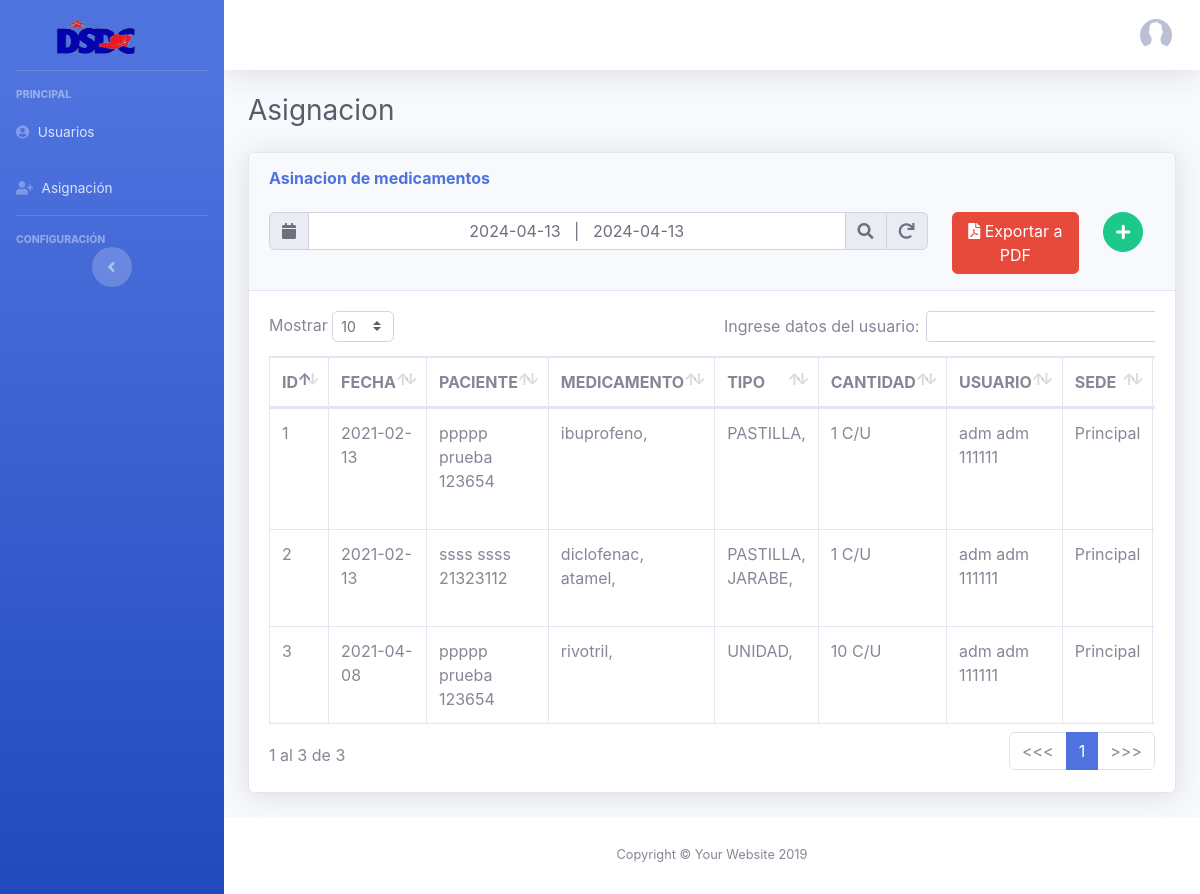
The page /dashboard/asignacion.php on the database its author committed.
### tables this page shows
CREATE TABLE `asignacion` (
  `idasig` int(11) NOT NULL,
  `fecha` varchar(255) NOT NULL,
  `descripcion` varchar(500) NOT NULL,
  `cat_peticion` varchar(255) NOT NULL,
  `usuario` int(11) NOT NULL,
  `idusu` int(11) NOT NULL
);

CREATE TABLE `sede` (
  `idsede` int(11) NOT NULL,
  `descripcion` varchar(255) NOT NULL
);

### mysqli/conexion.php (called while the page is built, shortened)
<?php
class Conexion
{
    private function conectar() {
        $host1 = '127.0.0.1';
        $dbname1 = 'dbasigacion';
        $user1 = 'root';
        $passwd1 = '';
	    $mysqli=new mysqli($host1,$user1,$passwd1,$dbname1);
		if ($mysqli->connect_error):
		  	echo "Error al conectarse con My SQL debido al error".$mysqli->connect_error;
		else:
			return $mysqli;
		endif;
    }
	function fullselect($sql)
	{
		$con = self::conectar();
		mysqli_set_charset($con, "utf8");
		$resultado = $con->query($sql);
		return $resultado;
	}
}
?>

### dashboard/asignacion.php (the view, shortened to what this page needs)
<?php
require_once "../mysqli/conexion.php";
$conecta = new Conexion();
?>
<!DOCTYPE html>
<html lang="en">
<?php include 'head.php';  ?>
<body id="page-top">
  <div id="wrapper">
    <?php include 'menu.php';  ?>
    <div id="content-wrapper" class="d-flex flex-column">
      <div id="content">
        <?php include 'menu_horizotal.php'; ?>
        <div class="container-fluid">
          <h1 class="h3 mb-2 text-gray-800">Asignacion</h1>
          <div class="card shadow mb-4">
            <div class="card-header py-3">
              <h6 class="m-0 font-weight-bold text-primary">Asinacion de medicamentos</h6>
              <br>
              <div class="row">
                <div class="col-9">
                  <div class="form-group">
                    <div class="input-group mb-3">
                      <div class="input-group-prepend">
                        <span class="input-group-text" id="basic-addon1"><i class="fa fa-calendar"></i></span>
                      </div>
                      <input type="text" id="date_range" name="date_range"  class="form-control text-center">
                      <div class="input-group-append">
                        <a href="#" class="btn btn-success input-group-text" title="Buscad" onclick="buscar(true)">
                          <i class="fas fa-search"></i>
                        </a>
                      </div>
                      <div class="input-group-append">
                        <a href="#" class="btn btn-primary input-group-text" title="Refrescar" onclick="buscar(false)">
                          <i class="fas fa-redo"></i>
                        </a>
                      </div>
                    </div>
                  </div>
                </div>
                <div class='col-lg-2'>
                  <a href="#" class="btn btn-danger float-right" id="exportar_pdf">
                    <i class="fas fa-file-pdf"></i> Exportar a PDF
                  </a>
                </div>
                <div class='col-lg-1'>
                  <a href="#" class="btn btn-success btn-circle" data-toggle="modal" data-target="#mdlasig">
                    <i class="fas fa-plus"></i>
                  </a>
                </div>
              </div>
            </div>
            <div class="card-body">
              <div class="table-responsive">
                <table class="table table-bordered" id="dtasig" width="100%" cellspacing="0">
                  <thead>
                    <tr>
                      <th>ID</th>
                      <th>FECHA</th>
                      <th>PACIENTE</th>
                      <th>MEDICAMENTO</th>
                      <th>TIPO</th>
                      <th>CANTIDAD</th>
                      <th>USUARIO</th>
                      <th>SEDE</th>
                    </tr>
                  </thead>
                  <tbody id="carga">
                    <?php
                    $sql = "SELECT a.idasig idasg,
                                    a.fecha fe,
                                    a.descripcion de,
                                    a.cat_peticion can,
                                    CONCAT(u2.nombre, ' ', u2.apellido, ' ', u2.cedula) usuari,
                                    CONCAT(u.nombre, ' ', u.apellido, ' ', u.cedula)  paci,
                                    s.descripcion sde
                            FROM asignacion a
                            INNER JOIN usuario u ON a.idusu = u.idusu
                            INNER JOIN usuario u2 ON a.usuario = u2.idusu
                            INNER JOIN sede s ON u.idsede = s.idsede
                            INNER JOIN tipo_persona pe ON u.idtipopersona = pe.idtipopersona
                            WHERE pe.idtipopersona = 3";
                     $tbt =  $conecta->fullselect($sql);
                    $row = $tbt->num_rows;
                    for ($j=1; $j <= $row; $j++)
                    {
                      $tbt->data_seek($row);
                      $fact = $tbt->fetch_assoc();
                      $id = $fact['idasg'];
                      $fe = $fact['fe'];
                      $ca = $fact['can'];
                      $us = $fact['usuari'];
                      $sd = $fact['sde'];
                      $pa = $fact['paci'];
                     ?>
                      <tr>
                        <td><?php echo $id; ?></td>
                        <td><?php echo $fe; ?></td>
                        <td><?php echo $pa; ?></td>
                        <?php $str = "SELECT da.idmedi idm,
                                             da.idasig ida,
                                             m.nombre m_nom,
                                             tp.descripcion des
                                      FROM detalle_asigna da
                                      INNER JOIN medicamento m ON da.idmedi= m.idmedi
                                      INNER JOIN tipo_medicamento tp ON m.idtipo= tp.idtipo
                                      WHERE da.idasig = $id";
                            $me =  $conecta->fullselect($str);
                            $num = $me->num_rows;
                            $tipo = "";
                            $med_str = "";
                            for ($x=0; $x < $num; $x++)
                            {
                              $me->data_seek($num);
                              $si = $me->fetch_assoc();
                              $tipo .= $si['des'].", ";
                              $med_str .= $si['m_nom'].", ";
                            }
                        ?>
                        <td><?php echo $med_str; ?></td>
                        <td><?php echo $tipo; ?></td>
                        <td><?php echo "$ca C/U"; ?></td>
                        <td><?php echo $us; ?></td>
                        <td><?php echo $sd; ?></td>
                      </tr>
                  <?php } ?>
                  </tbody>
                </table>
              </div>
            </div>
          </div>
        </div>
      </div>
      <footer class="sticky-footer bg-white">
        <div class="container my-auto">
          <div class="copyright text-center my-auto">
            <span>Copyright &copy; Your Website 2019</span>
          </div>
        </div>
      </footer>
    </div>
  </div>
</body>
</html>

### dashboard/head.php (shortened to what this page needs)
<head>
  <link href="vendor/fontawesome-free/css/all.min.css" rel="stylesheet" type="text/css">
  <link href="css/sb-admin-2.css" rel="stylesheet">
  <link href="vendor/datatables/dataTables.bootstrap4.min.css" rel="stylesheet">
  <link href="../vendor/sweetalert2/dist/sweetalert2.min.css" rel="stylesheet">
  <link href="vendor/select2/select2.css" rel="stylesheet">
  <link href="vendor/select2/select2-bootstrap.css" rel="stylesheet">
  <link href="../vendor/daterangepicker/daterangepicker.css" rel="stylesheet">
</head>

### dashboard/menu.php (shortened to what this page needs)
<ul class="navbar-nav bg-gradient-primary sidebar sidebar-dark accordion" id="accordionSidebar">
  <a class="sidebar-brand d-flex align-items-center justify-content-center" href="tablero.php">
    <div class="sidebar-brand-icon">
      <img src="../images/logo.png" alt="" height="40" width="80" >
    </div>
  </a>
  <hr class="sidebar-divider d-none d-md-block">
  <div class="sidebar-heading">PRINCIPAL</div>
  <li class="nav-item">
    <a class="nav-link" href="usuario.php">
      <i class="fa fa-user-circle"></i>
      <span>Usuarios</span>
    </a>
  </li>
  <li class="nav-item">
    <a class="nav-link" href="asignacion.php">
      <i class="fa fa-user-plus"></i>
      <span>Asignación</span></a>
  </li>
  <hr class="sidebar-divider d-none d-md-block">
  <div class="sidebar-heading">CONFIGURACIÓN</div>
  <div class="text-center d-none d-md-inline">
    <button class="rounded-circle border-0" id="sidebarToggle"></button>
  </div>
</ul>

### dashboard/menu_horizotal.php (shortened to what this page needs)
 <nav class="navbar navbar-expand navbar-light bg-white topbar mb-4 static-top shadow">
  <ul class="navbar-nav ml-auto">
    <li class="nav-item dropdown no-arrow">
      <a class="nav-link dropdown-toggle" href="#" id="userDropdown" role="button" data-toggle="dropdown" aria-haspopup="true" aria-expanded="false">
        <img class="img-profile rounded-circle" src="img/Headshot.png">
      </a>
    </li>
  </ul>
</nav>

### rows shown on the page
asignacion: idasig "1", fecha "2021-02-13", pa "ppppp prueba 123654", med_str "ibuprofeno,", tipo "PASTILLA,", cat_peticion "1", us "adm adm 111111", sede.descripcion "Principal"
asignacion: idasig "3", fecha "2021-04-08", pa "ppppp prueba 123654", med_str "rivotril,", tipo "UNIDAD,", cat_peticion "10", us "adm adm 111111", sede.descripcion "Principal"
asignacion: idasig "2", fecha "2021-02-13", pa "ssss ssss 21323112", med_str "diclofenac, atamel,", tipo "PASTILLA, JARABE,", cat_peticion "1", us "adm adm 111111", sede.descripcion "Principal"
